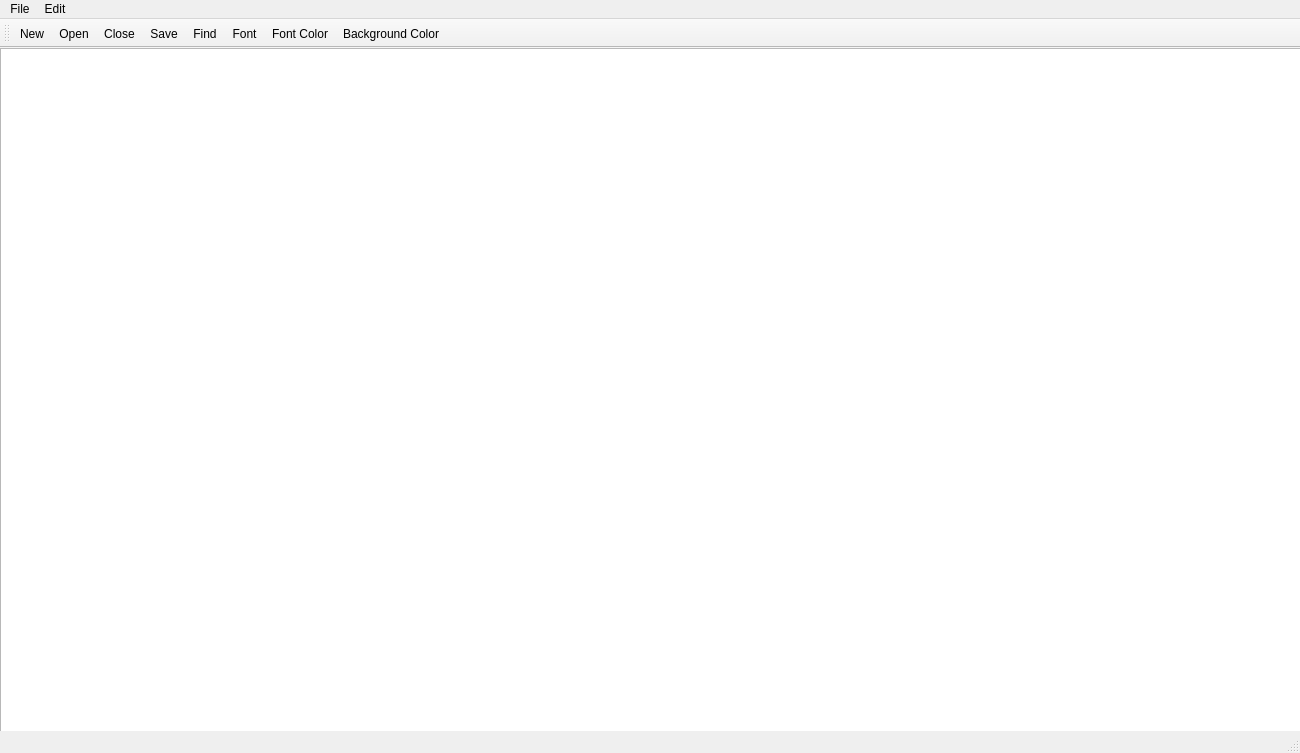
<?xml version="1.0" encoding="UTF-8"?>
<ui version="4.0">
 <class>NotepadClass</class>
 <widget class="QMainWindow" name="NotepadClass">
  <property name="geometry">
   <rect>
    <x>0</x>
    <y>0</y>
    <width>1300</width>
    <height>753</height>
   </rect>
  </property>
  <property name="windowTitle">
   <string>Notepad</string>
  </property>
  <widget class="QWidget" name="centralWidget">
   <widget class="QTextEdit" name="notepadEdit">
    <property name="geometry">
     <rect>
      <x>0</x>
      <y>0</y>
      <width>1301</width>
      <height>691</height>
     </rect>
    </property>
   </widget>
  </widget>
  <widget class="QMenuBar" name="menuBar">
   <property name="geometry">
    <rect>
     <x>0</x>
     <y>0</y>
     <width>1300</width>
     <height>21</height>
    </rect>
   </property>
   <widget class="QMenu" name="menuFile">
    <property name="title">
     <string>File</string>
    </property>
    <addaction name="actionNew"/>
    <addaction name="actionOpen"/>
    <addaction name="actionClose"/>
    <addaction name="actionSave"/>
    <addaction name="actionFind"/>
   </widget>
   <widget class="QMenu" name="menuEdit">
    <property name="title">
     <string>Edit</string>
    </property>
    <addaction name="actionFont"/>
    <addaction name="actionFont_Color"/>
    <addaction name="actionBackground_Color"/>
   </widget>
   <addaction name="menuFile"/>
   <addaction name="menuEdit"/>
  </widget>
  <widget class="QToolBar" name="mainToolBar">
   <attribute name="toolBarArea">
    <enum>TopToolBarArea</enum>
   </attribute>
   <attribute name="toolBarBreak">
    <bool>false</bool>
   </attribute>
   <addaction name="actionNew"/>
   <addaction name="actionOpen"/>
   <addaction name="actionClose"/>
   <addaction name="actionSave"/>
   <addaction name="actionFind"/>
   <addaction name="actionFont"/>
   <addaction name="actionFont_Color"/>
   <addaction name="actionBackground_Color"/>
  </widget>
  <widget class="QStatusBar" name="statusBar"/>
  <action name="actionNew">
   <property name="icon">
    <iconset theme="QIcon::ThemeIcon::DocumentNew"/>
   </property>
   <property name="text">
    <string>New</string>
   </property>
   <property name="toolTip">
    <string>Create new file</string>
   </property>
  </action>
  <action name="actionOpen">
   <property name="icon">
    <iconset theme="QIcon::ThemeIcon::DocumentOpen"/>
   </property>
   <property name="text">
    <string>Open</string>
   </property>
   <property name="toolTip">
    <string>Open document</string>
   </property>
  </action>
  <action name="actionClose">
   <property name="icon">
    <iconset theme="QIcon::ThemeIcon::WindowClose"/>
   </property>
   <property name="text">
    <string>Close</string>
   </property>
   <property name="toolTip">
    <string>Close notepad</string>
   </property>
  </action>
  <action name="actionSave">
   <property name="icon">
    <iconset theme="QIcon::ThemeIcon::DocumentSave"/>
   </property>
   <property name="text">
    <string>Save</string>
   </property>
   <property name="toolTip">
    <string>Save text file</string>
   </property>
  </action>
  <action name="actionFont">
   <property name="icon">
    <iconset theme="QIcon::ThemeIcon::InsertImage"/>
   </property>
   <property name="text">
    <string>Font</string>
   </property>
   <property name="toolTip">
    <string>Edit font</string>
   </property>
  </action>
  <action name="actionFont_Color">
   <property name="icon">
    <iconset theme="QIcon::ThemeIcon::MediaPlaybackStop"/>
   </property>
   <property name="text">
    <string>Font Color</string>
   </property>
   <property name="toolTip">
    <string>Edit font color</string>
   </property>
  </action>
  <action name="actionBackground_Color">
   <property name="icon">
    <iconset theme="QIcon::ThemeIcon::EditSelectAll"/>
   </property>
   <property name="text">
    <string>Background Color</string>
   </property>
   <property name="toolTip">
    <string>Edit background color</string>
   </property>
  </action>
  <action name="actionFind">
   <property name="icon">
    <iconset theme="QIcon::ThemeIcon::EditFind"/>
   </property>
   <property name="text">
    <string>Find</string>
   </property>
   <property name="toolTip">
    <string>Find text in file</string>
   </property>
  </action>
 </widget>
 <layoutdefault spacing="6" margin="11"/>
 <resources/>
 <connections/>
</ui>
